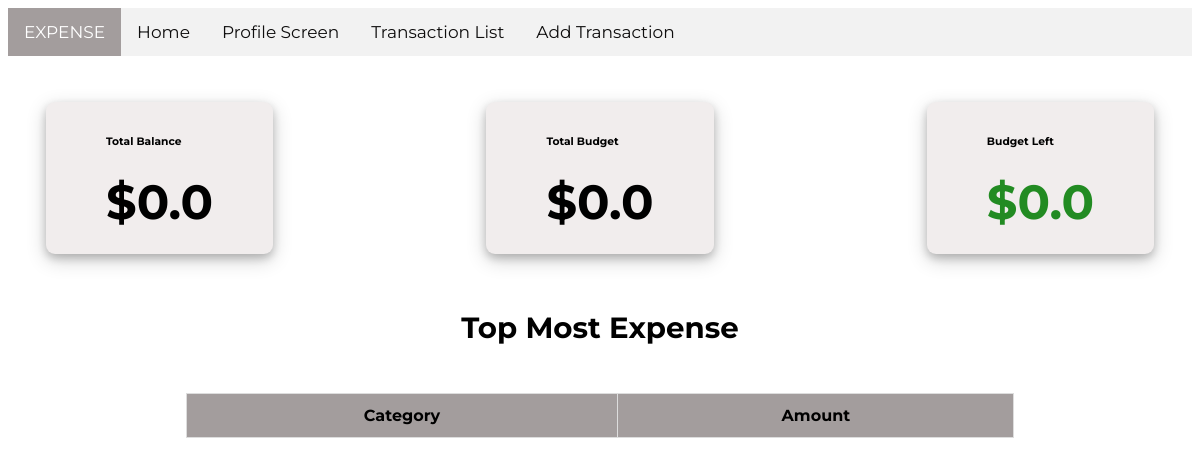
The app's page /Home/, older data.
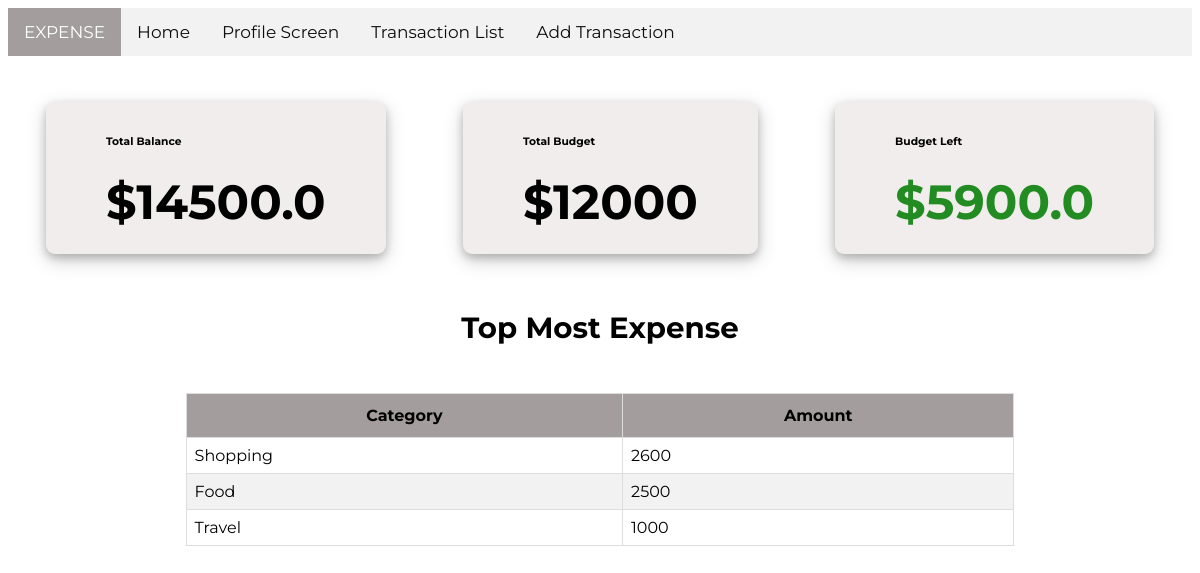
The same page, newer data.
### ExpenseApp/models.py (models this page shows, shortened)
class Expenses(models.Model):
    categoryList = models.CharField(max_length=50)
    priceList = models.IntegerField()

### ExpenseApp/views.py (the view)
# urls.py: path('Home/',views.home, name="home"),
def home(request):
    color = False
    lstPrice = '0'
    addSum = 0
    price = {}
    total_bud_data = TotalBudget.objects.all()
    ExpenseData = Expenses.objects.order_by("-priceList")
    transData = Addmoney.objects.all()
    latestData = transData.order_by("-transDate")[:10]
    profile = Profile.objects.all()
    if len(profile) == 0:
        budgetData = 0.0
        balanceData = 0.0
        totalBudgetData = 0.0
    else:
        budgetData = profile.values('budget')[0]['budget']
        balanceData =  profile.values('current_balance')[0]['current_balance']
        totalBudgetData = total_bud_data.values('total_bud')[0]['total_bud']
    if budgetData == 0:
        color = False
    elif float(budgetData) < 0:
        color = True
    else:
        color = False
    trans_context = {
        "budgetData" : budgetData,
        "balanceData" : balanceData,
        "TransData" : latestData,
        'left_Budget' : totalBudgetData,
        "color" : color,
        "ExpenseData" : ExpenseData
    }
    return render(request, 'ExpenseApp/Home.html', trans_context)

### ExpenseApp/templates/ExpenseApp/Home.html (shortened to what this page needs)
{% extends 'ExpenseApp/base.html' %}
{% load static %}
{% block content %}
    <div class="container">
        <br>
        <br>
        <section class="section section-stats">
            <div id="cardRow">
                <div class="col">
                    <div class="card-panel">
                        <h6 class="bold">Total Balance</h6>
                        <h1 class="bold">${{ balanceData }}</h1>
                    </div>
                </div>
                <div class="col">
                    <div class="card-panel">
                        <h6 class="bold">Total Budget</h6>
                        <h1 class="bold">${{ left_Budget }}</h1>
                    </div>
                </div>
                <div class="col">
                    <div class="card-panel">
                        <h6 class="bold">Budget Left</h6>
                        {% if color %}
                            <h1 class="bold" style="color: #B22222;">${{ budgetData }}</h1>
                        {% else %}
                            <h1 class="bold" style="color: #228B22;">${{ budgetData }}</h1>
                        {% endif %}
                    </div>
                </div>
            </div>
        </section>
        <br>
        <div id="topHeading">
            <h3>Top Most Expense </h3>
        </div>
        <br>
        <table id="topExpenseList">
            <thead>
                <tr>
                    <th>Category</th>
                    <th>Amount</th>
                </tr>
            </thead>
            <tbody>
                {% for item in ExpenseData %}
                    <tr>
                        <td>{{ item.categoryList }}</td>
                        <td>{{ item.priceList }}</td>
                    </tr>
                {% endfor %}
            </tbody>
        </table>
    </div>
{% endblock %}

Row changes from the older to the newer data that the page shows:
added Expenses: categoryList "Shopping", priceList "2600"
added Expenses: categoryList "Food", priceList "2500"
added Expenses: categoryList "Travel", priceList "1000"
Text that changed along with them:
{{ balanceData }}: "0.0" → "14500.0"
{{ left_Budget }}: "0.0" → "12000"
{{ budgetData }}: "0.0" → "5900.0"
